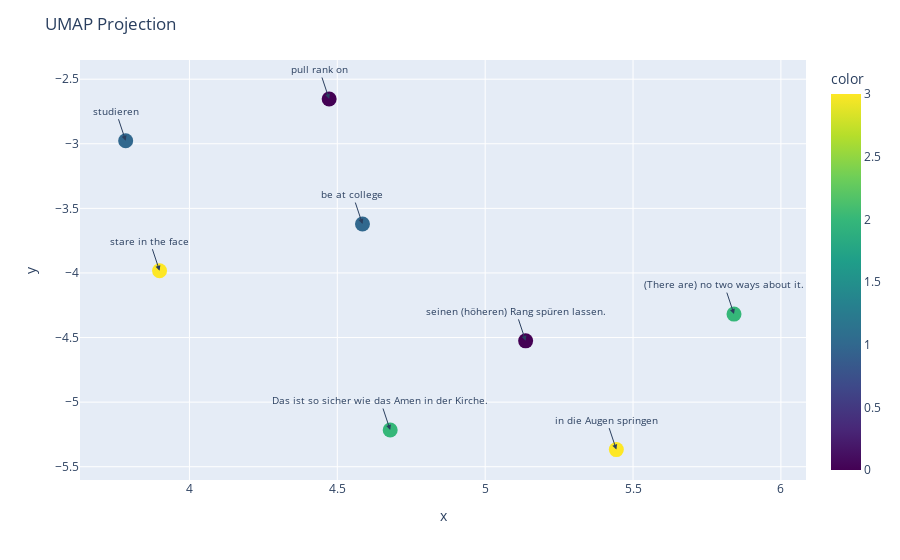

The code cell stored with this chart in its notebook:
### Code cell
roberta = AutoModelForMaskedLM.from_pretrained('xlm-roberta-base').to(device)
encodings = roberta(tds).logits
encodings = torch.mean(encodings, dim=1)

encodings = encodings.detach().cpu().numpy()
reducer = umap.UMAP(n_components=2)
encodings = reducer.fit_transform(encodings)


fig = px.scatter(x=encodings[:, 0], y=encodings[:, 1], color=categories, color_continuous_scale='Viridis')
fig.update_traces(marker=dict(size=15))

for i, caption in enumerate(captions):
    fig.add_annotation(
        x=encodings[i, 0],
        y=encodings[i, 1],
        text=caption,
        showarrow=True,
        arrowhead=2,
        font=dict(size=10),
    )

fig.update_layout(title="UMAP Projection")
fig.show()

### Figure 1 — Plotly figure (JSON) as saved in the notebook; plotly's stock layout.template omitted (floating-point values rounded to 4 significant figures)
{"data": [{"hovertemplate": "x=%{x}<br>y=%{y}<br>color=%{marker.color}<extra></extra>", "legendgroup": "", "marker": {"color": [0, 1, 2, 0, 1, 3, 3, 2], "coloraxis": "coloraxis", "size": 15, "symbol": "circle"}, "mode": "markers", "name": "", "orientation": "v", "showlegend": false, "type": "scatter", "x": [4.472, 4.585, 4.679, 5.137, 3.784, 5.444, 3.899, 5.841], "xaxis": "x", "y": [-2.653, -3.621, -5.216, -4.526, -2.976, -5.368, -3.982, -4.319], "yaxis": "y"}], "layout": {"annotations": [{"arrowhead": 2, "font": {"size": 10}, "showarrow": true, "text": "pull rank on", "x": 4.472, "y": -2.653}, {"arrowhead": 2, "font": {"size": 10}, "showarrow": true, "text": "be at college", "x": 4.585, "y": -3.621}, {"arrowhead": 2, "font": {"size": 10}, "showarrow": true, "text": "Das ist so sicher wie das Amen in der Kirche.", "x": 4.679, "y": -5.216}, {"arrowhead": 2, "font": {"size": 10}, "showarrow": true, "text": "seinen (höheren) Rang spüren lassen.", "x": 5.137, "y": -4.526}, {"arrowhead": 2, "font": {"size": 10}, "showarrow": true, "text": "studieren", "x": 3.784, "y": -2.976}, {"arrowhead": 2, "font": {"size": 10}, "showarrow": true, "text": "in die Augen springen", "x": 5.444, "y": -5.368}, {"arrowhead": 2, "font": {"size": 10}, "showarrow": true, "text": "stare in the face", "x": 3.899, "y": -3.982}, {"arrowhead": 2, "font": {"size": 10}, "showarrow": true, "text": "(There are) no two ways about it.", "x": 5.841, "y": -4.319}], "coloraxis": {"colorbar": {"title": {"text": "color"}}, "colorscale": [[0, "#440154"], [0.1111, "#482878"], [0.2222, "#3e4989"], [0.3333, "#31688e"], [0.4444, "#26828e"], [0.5556, "#1f9e89"], [0.6667, "#35b779"], [0.7778, "#6ece58"], [0.8889, "#b5de2b"], [1, "#fde725"]]}, "legend": {"tracegroupgap": 0}, "margin": {"t": 60}, "title": {"text": "UMAP Projection"}, "xaxis": {"anchor": "y", "domain": [0, 1], "title": {"text": "x"}}, "yaxis": {"anchor": "x", "domain": [0, 1], "title": {"text": "y"}}}}
